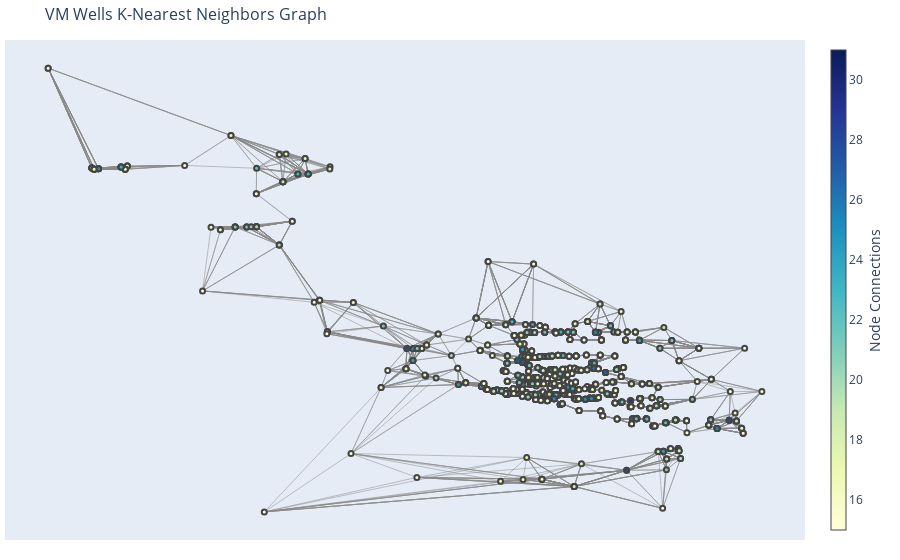

Notebook code for this chart:
### Markdown cell above
Podemos graficar de manera interactiva:

### Code cell
edge_x = []
edge_y = []
for edge in G.edges():
    x0, y0 = positions[edge[0]]
    x1, y1 = positions[edge[1]]
    edge_x += [x0, x1, None]
    edge_y += [y0, y1, None]

edge_trace = go.Scatter(
    x=edge_x, y=edge_y,
    line=dict(width=0.5, color='#888'),
    hoverinfo='none',
    mode='lines')

node_x = [positions[node][0] for node in G.nodes()]
node_y = [positions[node][1] for node in G.nodes()]

node_trace = go.Scatter(
    x=node_x, y=node_y,
    mode='markers',
    hoverinfo='text',
    marker=dict(
        showscale=True,
        colorscale='YlGnBu',
        size=5,
        color=[],
        colorbar=dict(
            thickness=15,
            title='Node Connections',
            xanchor='left',
            titleside='right'
        ),
        line_width=2))

# Coloring nodes based on degree
node_adjacencies = [G.degree(node) for node in G.nodes()]
node_trace.marker.color = node_adjacencies

fig = go.Figure(data=[edge_trace, node_trace],
             layout=go.Layout(
                title='VM Wells K-Nearest Neighbors Graph',
                titlefont_size=16,
                showlegend=False,
                hovermode='closest',
                margin=dict(b=20,l=5,r=5,t=40),
                xaxis=dict(showgrid=False, zeroline=False, showticklabels=False),
                yaxis=dict(showgrid=False, zeroline=False, showticklabels=False))
                )

fig.show()

### Figure 1 — Plotly figure (JSON) as saved in the notebook; plotly's stock layout.template omitted (floating-point values rounded to 4 significant figures; data arrays with more than 128 entries replaced by an {"elided": "..."} marker saying what was removed)
{"data": [{"hoverinfo": "none", "line": {"color": "#888", "width": 0.5}, "mode": "lines", "type": "scatter", "x": {"elided": "33888 float values"}, "y": {"elided": "33888 float values"}}, {"hoverinfo": "text", "marker": {"color": {"elided": "1234 int values"}, "colorbar": {"thickness": 15, "title": {"side": "right", "text": "Node Connections"}, "xanchor": "left"}, "colorscale": [[0, "rgb(255,255,217)"], [0.125, "rgb(237,248,177)"], [0.25, "rgb(199,233,180)"], [0.375, "rgb(127,205,187)"], [0.5, "rgb(65,182,196)"], [0.625, "rgb(29,145,192)"], [0.75, "rgb(34,94,168)"], [0.875, "rgb(37,52,148)"], [1, "rgb(8,29,88)"]], "line": {"width": 2}, "showscale": true, "size": 5}, "mode": "markers", "type": "scatter", "x": {"elided": "1234 float values"}, "y": {"elided": "1234 float values"}}], "layout": {"hovermode": "closest", "margin": {"b": 20, "l": 5, "r": 5, "t": 40}, "showlegend": false, "title": {"font": {"size": 16}, "text": "VM Wells K-Nearest Neighbors Graph"}, "xaxis": {"showgrid": false, "showticklabels": false, "zeroline": false}, "yaxis": {"showgrid": false, "showticklabels": false, "zeroline": false}}}
